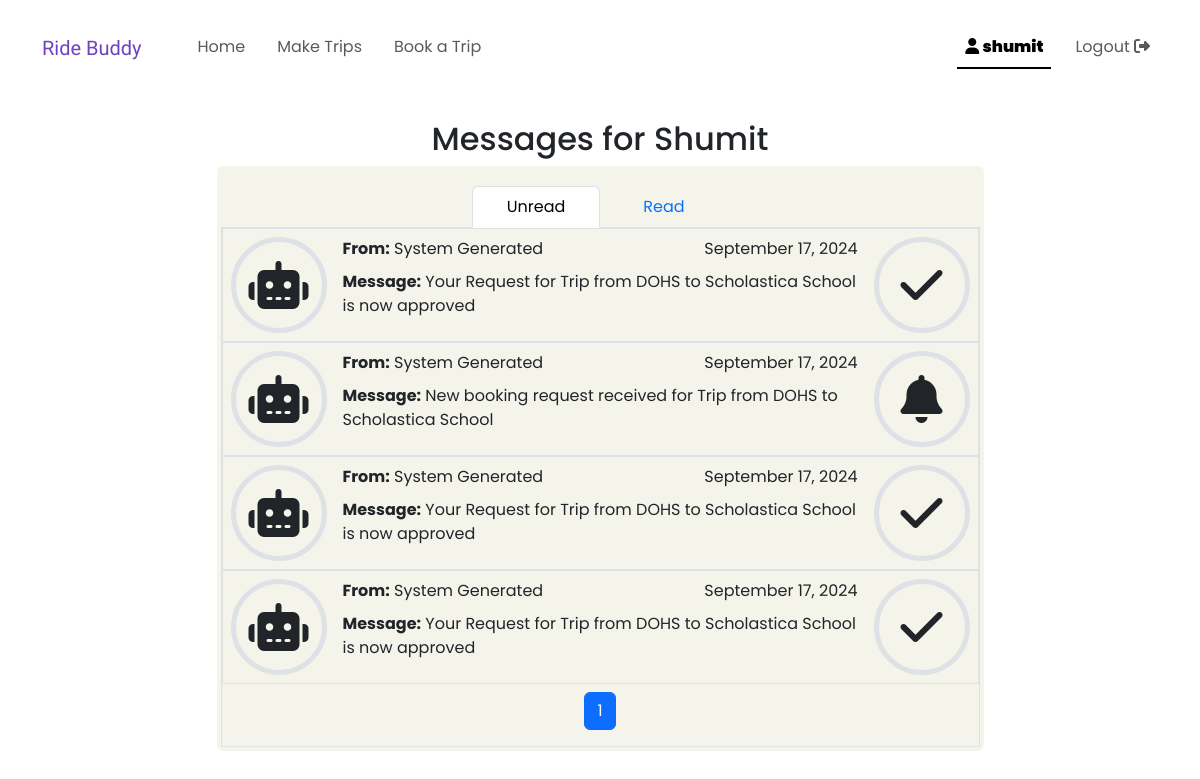
Screenshot of /mypage (signed in) with the database file from the repository.
### RideSharing/models.py (models this page shows)
class User(AbstractUser):
    pass

class Messages(models.Model):
    MESSAGE_TYPE_CHOICES = [
        ('approval', 'Approval'),
        ('rejection', 'Rejection'),
        ('request', 'Request'),
        ('info', 'Info'),
    ]
    sender = models.ForeignKey(User, on_delete=models.SET_NULL, null=True, blank=True)
    recipient = models.ForeignKey(User, on_delete=models.CASCADE, related_name='message_recipient')
    content = models.TextField()
    time_stamp = models.DateTimeField(auto_now_add=True)
    system_message = models.BooleanField(default=True)
    read = models.BooleanField(default=False)
    underlying_trip = models.ForeignKey(Trips, on_delete=models.CASCADE)
    underlying_booking = models.ForeignKey(Spot_Bookings, on_delete=models.SET_NULL, null=True, blank=True)
    message_type = models.CharField(max_length=10, choices=MESSAGE_TYPE_CHOICES)

### RideSharing/views.py (the view)
# urls.py: path("mypage", views.mypage, name="mypage"),
@login_required(login_url ='/login')
def mypage(request):
    page_no_unread = request.GET.get('page_no_unread', 1)
    page_no_read = request.GET.get('page_no_read', 1)
    active_side = request.GET.get('active_side', 'unread')
    items_per_page = request.GET.get('items_per_page', 10)
    user_id = request.user.id
    user = User.objects.get(id=user_id)
    unread_paginator = Paginator(user.message_recipient.filter(read = False).order_by('-time_stamp'), items_per_page)
    read_paginator = Paginator(user.message_recipient.filter(read = True).order_by('-time_stamp'), items_per_page)
    unread_messages = unread_paginator.get_page(page_no_unread)
    read_messages = read_paginator.get_page(page_no_read)
    return render(request, "mypage.html", {
        'recipient' : user,
        'unread_messages' : unread_messages,
        'read_messages' : read_messages,
        'active_side': active_side
    })

### RideSharing/templates/mypage.html (shortened to what this page needs)
{% extends "layout.html" %}
{% block body %}
    <h2 class="text-center">Messages for {{ recipient.username|capfirst }}</h2>
    <div class="boxes p-1 rounded mx-auto">
    <ul class="mt-3 nav nav-tabs justify-content-center" id="myTab" role="tablist">
        <li class="nav-item" role="presentation">
            <button style="width: 8rem;"
            class="nav-link {% if active_side == 'unread' %} active {% endif %}"
            id="unread-tab"
            data-bs-toggle="tab"
            data-bs-target="#unread"
            type="button" role="tab" aria-controls="unread" aria-selected="true"
            onclick="history.pushState(null, '', '?active_side=unread');">Unread</button>
        </li>
        <li class="nav-item" role="presentation">
            <button style="width: 8rem;"
            class="nav-link {% if active_side == 'read' %} active {% endif %}"
            id="read-tab"
            data-bs-toggle="tab"
            data-bs-target="#read"
            type="button" role="tab" aria-controls="read" aria-selected="false"
            onclick="history.pushState(null, '', '?active_side=read');">Read</button>
        </li>
    </ul>
    <div class="tab-content border border-top-0">
        <div class="tab-pane {% if active_side == 'unread' %} active {% endif %}"
        id="unread"
        role="tabpanel"
        aria-labelledby="unread-tab"
        tabindex="0">
            {% include 'component_snippets/mypage_messagelistbox.html' with messages=unread_messages active_side='unread' %}
        </div>
    </div>
</div>
{% endblock %}

### RideSharing/templates/component_snippets/navbar.html (shortened to what this page needs)
<nav id="top_bar"
class="navbar navbar-expand-lg
position-fixed top-0 start-0 end-0
bg-secondary-subtle
border-bottom border-2 border-primary-subtle
at_top"
style="z-index: 100;">
    <div class="container-lg">
        <a class="navbar-brand me-5" href="/" style="color: var(--bs-purple);">
            <span class="logo">
                Ride Buddy
            </span>
        </a>
        <div class="collapse navbar-collapse" id="navbarToggler">
            <ul class="navbar-nav nav-underline me-auto mb-lg-0">
                <li class="nav-item">
                    <a class="nav-link" aria-current="page" href="/">Home</a>
                </li>
                <li class="nav-item">
                    <a class="nav-link" href="{% url 'make_trip' %}">Make Trips</a>
                </li>
                <li class="nav-item">
                    <a class="nav-link" href="{% url 'find_trip' %}">Book a Trip</a>
                </li>
            </ul>
            <ul class="navbar-nav nav-underline">
                {% if user.is_authenticated %}
                <li class="nav-item">
                    <a class="nav-link" href="{% url 'mypage' %} ">
                        <div class="position-relative">
                            <i class="fa-solid fa-user"></i>
                            <strong>
                                {{ user.username }}
                            </strong>
                        </div>
                    </a>
                </li>
                <li class="nav-item">
                    <a class="nav-link" href="{% url 'logout' %}">
                        Logout
                        <i class="fa-solid fa-right-from-bracket"></i>
                    </a>
                </li>
                {% endif %}
            </ul>
        </div>
    </div>
</nav>

### RideSharing/templates/component_snippets/mypage_messagelist.html (shortened to what this page needs)
<li
    onclick="handle_message_click(event)"
    data-message-id="{{message.id}}"
    data-trip-id="{{message.underlying_trip.id}}"
    data-booking-id="{{message.underlying_booking.id}}"
    data-message-type="{{message.message_type}}"
    class="d-sm-flex border booking_row {% if message.read %} mail_read {% endif %}"
    >
        <div class="d-none d-sm-block">
            <div class="border border-5 m-2 d-flex justify-content-center align-items-center"
            style="font-size: 3rem; min-height: 6rem; min-width: 6rem; border-radius: 50%;">
                {% if message.system_message %}
                <i class="fa-solid fa-robot"></i>
                {% else %}
                <i class="fa-solid fa-user"></i>
                {% endif %}
            </div>
        </div>
        <div class="flex-fill p-2">
            <div class="d-flex justify-content-between">
                <div>
                    <strong>From:</strong>
                    {% if message.sender %}
                        {{ message.sender.username }}
                    {% else %}
                        System Generated
                    {% endif %}
                </div>
                <div>
                    {{ message.time_stamp|date:"F j, Y" }}
                </div>
            </div>
            <div>
                <strong>Message:</strong> {{ message.content }}
            </div>
        </div>
        <div class="d-none d-sm-block">
            <div class="border m-2 border-5 d-flex justify-content-center align-items-center"
            style="font-size: 3rem; min-height: 6rem; min-width: 6rem; border-radius: 50%;">
                {% if message.message_type == 'request' %}
                <i class="fa-solid fa-bell"></i>
                {% elif message.message_type == 'approval' %}
                <i class="fa-solid fa-check"></i>
                {% elif message.message_type == 'rejection' %}
                <i class="fa-solid fa-xmark"></i>
                {% else %}
                <i class="fa-solid fa-comment"></i>
                {% endif %}
            </div>
        </div>
</li>

### RideSharing/static/styles.css (style rules this page uses)
body { background: linear-gradient(rgb(224, 235, 235) rgb(255, 226, 231)); }
.boxes { padding: 2rem; max-width: 767px; background-color: rgb(244, 244, 235); }
.booking_row { position: relative; }
.booking_row::before { content: ""; position: absolute; top: 0; left: 0; right: 0; bottom: 0; background-color: rgba(var(--bs-primary-rgb), 0.3); opacity: 0; pointer-events: none; transition: opacity 0.3s ease; }
#top_bar { transition: all 0.3s ease; }
.at_top { height: 6rem; background-color: rgba(255, 255, 255, 0) !important; border-width: 0px !important; }

### RideSharing/templates/layout.html (style rules this page uses)
body { font-family: "Poppins", sans-serif; }
.logo { font-family: "Playwrite ES Deco", cursive; font-optical-sizing: auto; font-weight: 400; font-style: normal; }

### rows the page displays
User: username "shumit", username "Shumit"
Messages: system_message True (drawn), shows "System Generated", time_stamp "September 17, 2024", content "Your Request for Trip from DOHS to Scholastica School is now approved", message_type "approval" (drawn)
Messages: system_message True (drawn), shows "System Generated", time_stamp "September 17, 2024", content "New booking request received for Trip from DOHS to Scholastica School", message_type "request" (drawn)
Messages: system_message True (drawn), shows "System Generated", time_stamp "September 17, 2024", content "Your Request for Trip from DOHS to Scholastica School is now approved", message_type "approval" (drawn)
Messages: system_message True (drawn), shows "System Generated", time_stamp "September 17, 2024", content "Your Request for Trip from DOHS to Scholastica School is now approved", message_type "approval" (drawn)

### other values shown
{{ num }} "1"
